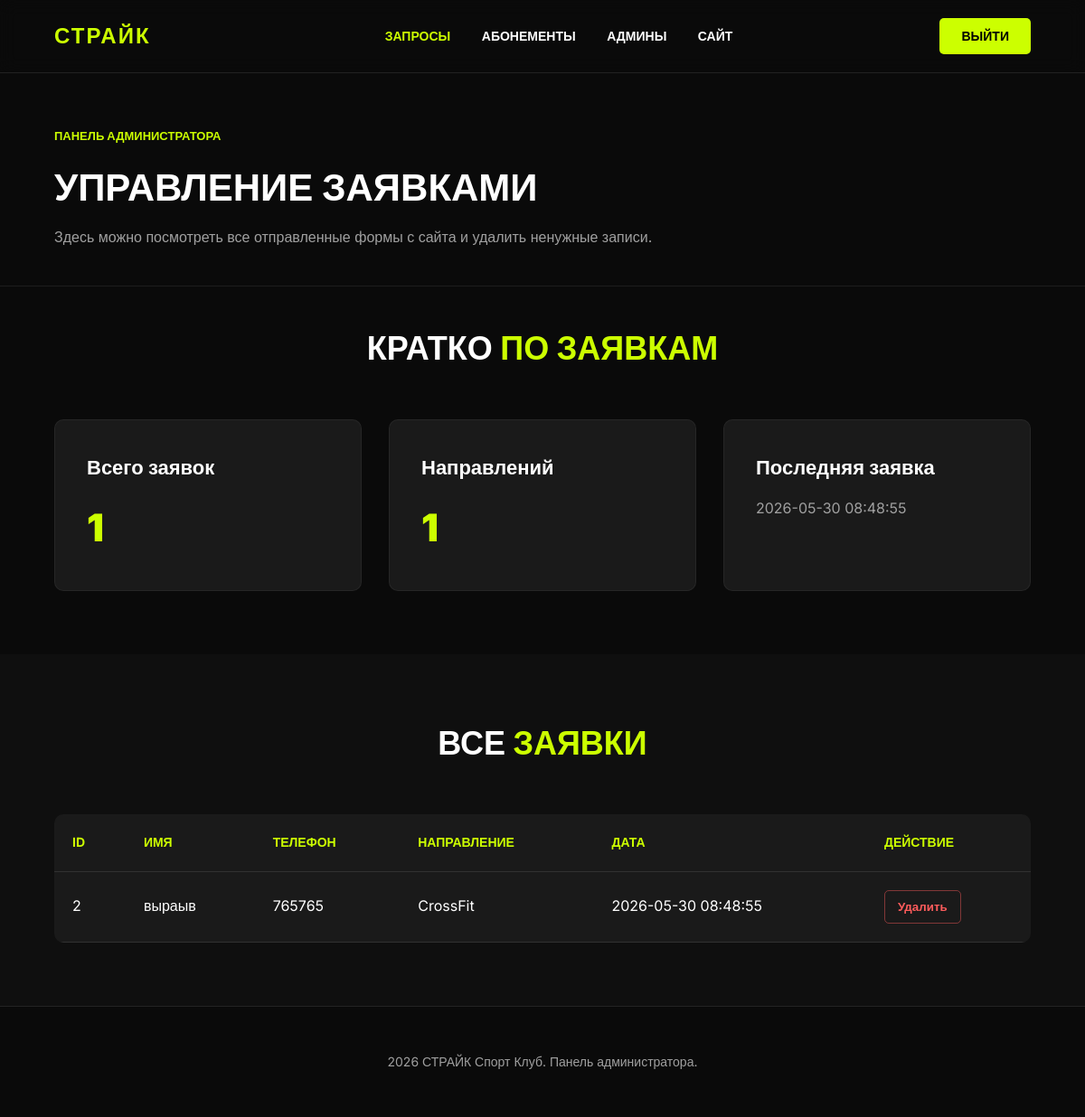
The page /admin (signed in) on the database its author committed.
### tables this page shows
CREATE TABLE registrations (
                id INTEGER PRIMARY KEY AUTOINCREMENT,
                name TEXT NOT NULL,
                phone TEXT NOT NULL,
                course TEXT NOT NULL,
                created_at TIMESTAMP DEFAULT CURRENT_TIMESTAMP
            );

### main.py (the view)
@app.get("/admin", response_class=HTMLResponse)
async def read_admin_page(request: Request, _: None = Depends(require_admin)):
    return templates.TemplateResponse(
        request=request,
        name="admin.html",
        context={**get_registrations_stats(), **get_admin_template_context(request)},
    )

### templates/admin.html (shortened to what this page needs)
<!DOCTYPE html>
<html lang="ru">
<head>
    <link rel="stylesheet" href="{{ url_for('static', path='admin.css') }}">
</head>
<body>
    <header>
        <div class="logo">Страйк</div>
        <nav>
            <a href="/admin" class="nav-active">Запросы</a>
            <a href="/admin/abonements">Абонементы</a>
            {% if is_superadmin %}
            <a href="/admin/users">Админы</a>
            {% endif %}
            <a href="/">Сайт</a>
        </nav>
        <form method="post" action="/admin/logout">
            <button type="submit" class="btn">Выйти</button>
        </form>
    </header>
    <main class="admin-page">
        <section class="admin-top">
            <div>
                <p class="admin-label">Панель администратора</p>
                <h1>Управление заявками</h1>
                <p class="admin-text">Здесь можно посмотреть все отправленные формы с сайта и удалить ненужные записи.</p>
            </div>
        </section>
        <section class="stats-section">
            <h2>Кратко <span>по заявкам</span></h2>
            <div class="grid">
                <div class="card">
                    <h3>Всего заявок</h3>
                    <p class="big-number" id="total_regs_get">{{ total_registrations }}</p>
                </div>
                <div class="card">
                    <h3>Направлений</h3>
                    <p class="big-number" id="unique_cours_get">{{ unique_courses }}</p>
                </div>
                <div class="card">
                    <h3>Последняя заявка</h3>
                    <p id="last_reg_get">{{ latest_registration }}</p>
                </div>
            </div>
        </section>
        <section id="schedule">
            <h2>Все <span>заявки</span></h2>
            {% if registrations %}
            <div class="schedule-container">
                <table>
                    <thead>
                        <tr>
                            <th>ID</th>
                            <th>Имя</th>
                            <th>Телефон</th>
                            <th>Направление</th>
                            <th>Дата</th>
                            <th>Действие</th>
                        </tr>
                    </thead>
                    <tbody>
                        {% for item in registrations %}
                        <tr>
                            <td>{{ item.id }}</td>
                            <td>{{ item.name }}</td>
                            <td>{{ item.phone }}</td>
                            <td>{{ item.course }}</td>
                            <td>{{ item.created_at }}</td>
                            <td>
                                <form class="delete-form" data-id="{{ item.id }}">
                                    <button type="submit" class="delete-btn" id="btn-id-{{ item.id }}">Удалить</button>
                                </form>
                            </td>
                        </tr>
                        {% endfor %}
                    </tbody>
                </table>
            </div>
            {% else %}
            <div class="card empty-card">
                <h3>Заявок пока нет</h3>
                <p>Когда кто-то отправит форму с главной страницы, данные появятся здесь.</p>
            </div>
            {% endif %}
        </section>
        <footer>
            <p>2026 СТРАЙК Спорт Клуб. Панель администратора.</p>
        </footer>
    </main>
</body>
</html>

### static/admin.css (style rules this page uses)
:root { --primary: #ccff00; --bg-dark: #0a0a0a; --bg-card: #1a1a1a; --text-light: #ffffff; --text-gray: #a0a0a0; --transition: all 0.3s ease; }
* { margin: 0; padding: 0; box-sizing: border-box; }
body { font-family: 'Inter', sans-serif; background-color: var(--bg-dark); color: var(--text-light); line-height: 1.6; overflow-x: hidden; }
header { position: fixed; top: 0; width: 100%; padding: 20px 5%; display: flex; justify-content: space-between; align-items: center; background: rgba(10, 10, 10, 0.9); backdrop-filter: blur(10px); z-index: 1000; border-bottom: 1px solid rgba(255, 255, 255, 0.1); }
.logo { font-weight: 900; font-size: 24px; letter-spacing: 2px; color: var(--primary); text-transform: uppercase; }
nav a { color: var(--text-light); text-decoration: none; margin-left: 30px; font-size: 14px; font-weight: 700; text-transform: uppercase; transition: var(--transition); }
.nav-active { color: var(--primary); }
.btn { background-color: var(--primary); color: #000; padding: 12px 24px; border-radius: 5px; text-decoration: none; font-weight: 700; text-transform: uppercase; font-size: 14px; transition: var(--transition); border: none; cursor: pointer; }
.admin-page { padding-top: 90px; }
.admin-top { padding: 50px 5% 40px; display: flex; justify-content: space-between; align-items: flex-start; gap: 20px; border-bottom: 1px solid rgba(255, 255, 255, 0.08); }
.admin-label { color: var(--primary); font-size: 13px; text-transform: uppercase; font-weight: 700; margin-bottom: 12px; }
.admin-top h1 { font-size: 42px; text-transform: uppercase; margin-bottom: 10px; }
.admin-text { color: var(--text-gray); max-width: 680px; }
section { padding: 70px 5%; }
h2 { font-size: 36px; text-transform: uppercase; margin-bottom: 50px; text-align: center; }
h2 span { color: var(--primary); }
.stats-section { padding-top: 40px; }
.grid { display: grid; grid-template-columns: repeat(auto-fit, minmax(260px, 1fr)); gap: 30px; }
.card { background: var(--bg-card); padding: 35px; border-radius: 10px; border: 1px solid rgba(255, 255, 255, 0.05); }
.card h3 { margin-bottom: 15px; font-size: 22px; }
.card p { color: var(--text-gray); }
.big-number { font-size: 42px; font-weight: 900; color: var(--primary) !important; }
#schedule { background-color: #0f0f0f; }
.schedule-container { overflow-x: auto; }
table { width: 100%; border-collapse: collapse; min-width: 800px; background: var(--bg-card); border-radius: 10px; overflow: hidden; }
th, td { padding: 20px; text-align: left; border-bottom: 1px solid rgba(255, 255, 255, 0.1); }
th { color: var(--primary); text-transform: uppercase; font-size: 14px; }
form { margin: 0; }
.delete-btn { background: transparent; color: #ff5c5c; border: 1px solid rgba(255, 92, 92, 0.45); padding: 10px 14px; border-radius: 5px; cursor: pointer; font-weight: 700; transition: var(--transition); }
footer { padding: 50px 5%; text-align: center; border-top: 1px solid rgba(255, 255, 255, 0.1); color: var(--text-gray); font-size: 14px; }

### rows shown on the page
registrations: created_at "2026-05-30 08:48:55", id "2", name "выраыв", phone "765765", course "CrossFit"

### other values the page prints
{{ total_registrations }} "1"
{{ unique_courses }} "1"
